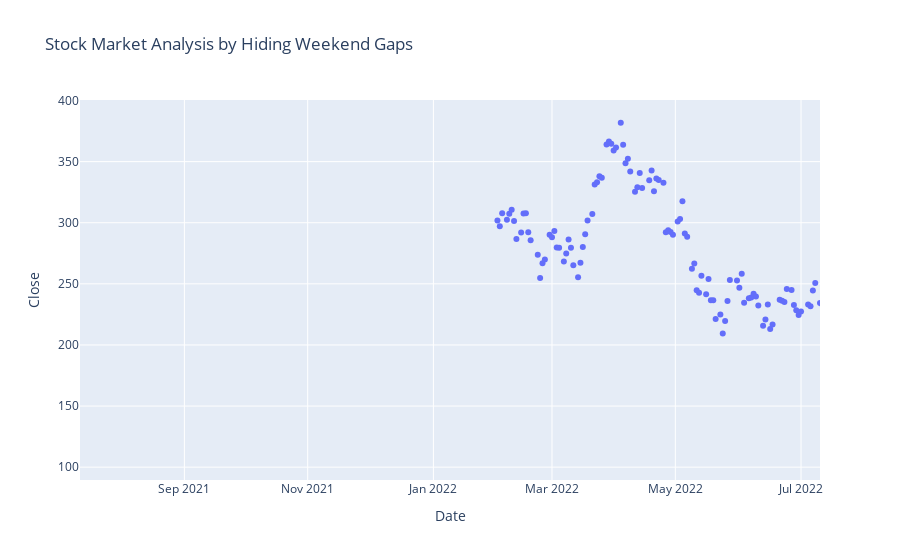

This figure's notebook cell:
### Code cell
figure = px.scatter(data, x='Date', y='Close', range_x=['2021-07-12', '2022-07-11'],
                 title="Stock Market Analysis by Hiding Weekend Gaps")
figure.update_xaxes(
    rangebreaks=[
        dict(bounds=["sat", "sun"])
    ]
)
figure.show()

### Figure 1 — Plotly figure (JSON) as saved in the notebook; plotly's stock layout.template omitted (floating-point values rounded to 4 significant figures; data arrays with more than 128 entries replaced by an {"elided": "..."} marker saying what was removed)
{"data": [{"hovertemplate": "Date=%{x}<br>Close=%{y}<extra></extra>", "legendgroup": "", "marker": {"color": "#636efa", "symbol": "circle"}, "mode": "markers", "name": "", "orientation": "v", "showlegend": false, "type": "scatter", "x": {"elided": "251 str values"}, "xaxis": "x", "y": {"elided": "251 float values"}, "yaxis": "y"}], "layout": {"legend": {"tracegroupgap": 0}, "title": {"text": "Stock Market Analysis by Hiding Weekend Gaps"}, "xaxis": {"anchor": "y", "domain": [0, 1], "range": ["2021-07-12", "2022-07-11"], "rangebreaks": [{"bounds": ["sat", "sun"]}], "title": {"text": "Date"}}, "yaxis": {"anchor": "x", "domain": [0, 1], "title": {"text": "Close"}}}}
